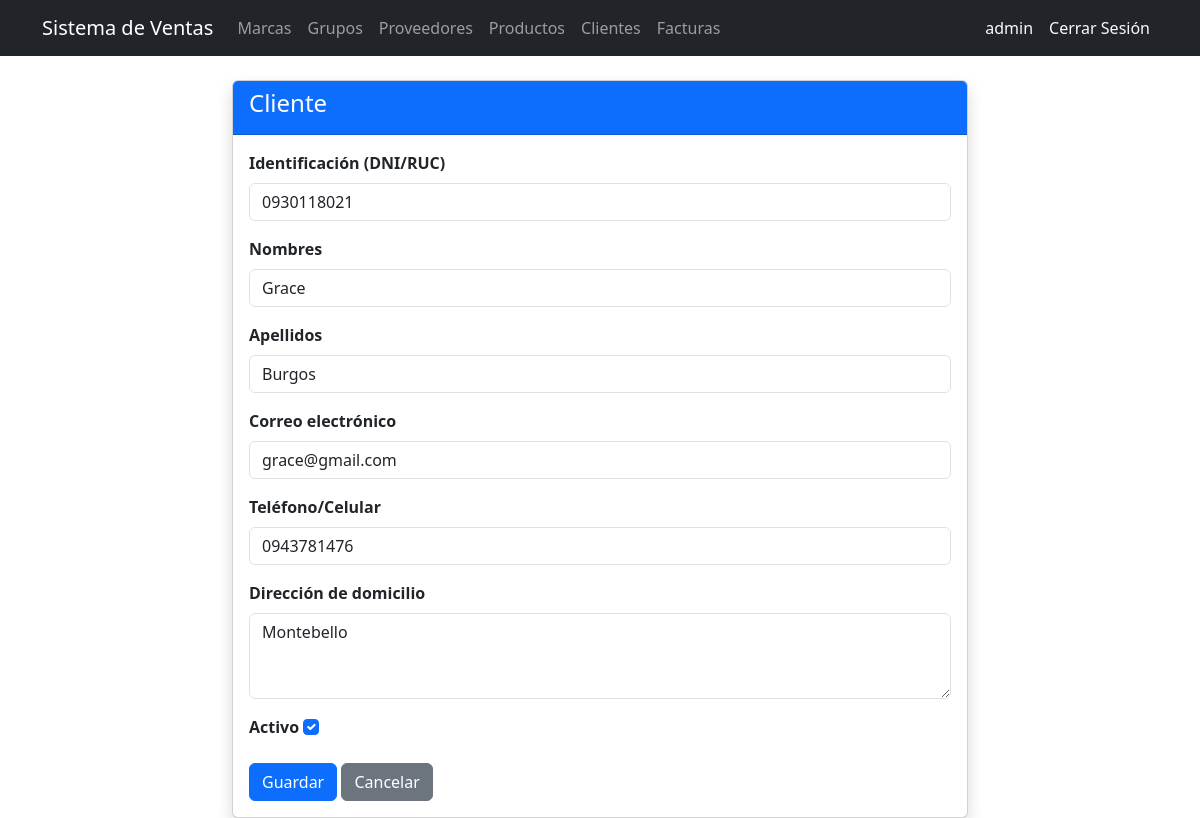
Screenshot of /customers/2/edit/ (signed in) with the database file from the repository.
### billing/models.py (models this page shows, shortened)
class Customer(models.Model):
    dni = models.CharField(max_length=13, unique=True, verbose_name='DNI/RUC', validators=[validate_cedula_ec])
    first_name = models.CharField(max_length=100)
    last_name = models.CharField(max_length=100)
    email = models.EmailField(blank=True, null=True)
    phone = models.CharField(max_length=20, blank=True, null=True)
    address = models.TextField(blank=True, null=True)
    is_active = models.BooleanField(default=True)
    created_at = models.DateTimeField(auto_now_add=True)
    updated_at = models.DateTimeField(auto_now=True)
    class Meta:
        ordering = ['last_name', 'first_name']

### billing/views.py (the view)
# urls.py: path('customers/<int:pk>/edit/', views.CustomerUpdateView.as_view(), name='customer_update'),
class CustomerUpdateView(LoginRequiredMixin, UpdateView):
    model = Customer; form_class = CustomerForm; template_name = 'billing/customer_form.html'; success_url = reverse_lazy('billing:customer_list')

### billing/templates/billing/customer_form.html (shortened to what this page needs)
{% extends 'billing/base.html' %}
{% block content %}
<div class="row justify-content-center">
  <div class="col-md-8">
    <div class="card shadow">
      <div class="card-header bg-primary text-white"><h4>Cliente</h4></div>
      <div class="card-body">
        <form method="post">
          {% for field in form %}
          <div class="mb-3">
            <label class="form-label fw-bold">{{ field.label }}</label>
            {{ field }}
          </div>
          {% endfor %}
          <button type="submit" class="btn btn-primary">Guardar</button>
          <a href="{% url 'billing:customer_list' %}" class="btn btn-secondary">Cancelar</a>
        </form>
      </div>
    </div>
  </div>
</div>
{% endblock %}

### billing/templates/billing/base.html (shortened to what this page needs)
<!DOCTYPE html>
<html lang="es">
<head>
  <link href="https://cdn.jsdelivr.net/npm/bootstrap@5.3.0/dist/css/bootstrap.min.css" rel="stylesheet">
</head>
<body>
  <nav class="navbar navbar-expand-lg navbar-dark bg-dark">
    <div class="container">
      <a class="navbar-brand" href="{% url 'billing:home' %}">Sistema de Ventas</a>
      <div class="collapse navbar-collapse" id="nav">
        <ul class="navbar-nav me-auto">
          {% if user.is_authenticated %}
          <li class="nav-item"><a class="nav-link" href="{% url 'billing:brand_list' %}">Marcas</a></li>
          <li class="nav-item"><a class="nav-link" href="{% url 'billing:productgroup_list' %}">Grupos</a></li>
          <li class="nav-item"><a class="nav-link" href="{% url 'billing:supplier_list' %}">Proveedores</a></li>
          <li class="nav-item"><a class="nav-link" href="{% url 'billing:product_list' %}">Productos</a></li>
          <li class="nav-item"><a class="nav-link" href="{% url 'billing:customer_list' %}">Clientes</a></li>
          <li class="nav-item"><a class="nav-link" href="{% url 'billing:invoice_list' %}">Facturas</a></li>
          {% endif %}
        </ul>
        <ul class="navbar-nav">
          {% if user.is_authenticated %}
          <li class="nav-item"><span class="nav-link text-light">{{ user.username }}</span></li>
          <li class="nav-item">
            <form method="post" action="{% url 'logout' %}" class="d-inline">
              <button type="submit" class="nav-link btn btn-link text-light" style="text-decoration:none;">
                Cerrar Sesión
              </button>
            </form>
          </li>
          {% else %}
          <li class="nav-item"><a class="nav-link" href="{% url 'login' %}">Iniciar Sesión</a></li>
          <li class="nav-item"><a class="nav-link" href="{% url 'billing:signup' %}">Registrarse</a></li>
          {% endif %}
        </ul>
      </div>
    </div>
  </nav>
  <div class="container mt-4">
    {% block content %}{% endblock %}
  </div>
</body>
</html>

### rows the page displays
Customer: form "0930118021" "Grace" "Burgos" "grace@gmail.com" "0943781476" "Montebello" "☑"

### other values shown
{{ user.username }} "admin"
{{ field.label }} "Identificación (DNI/RUC)" "Nombres" "Apellidos" "Correo electrónico" "Teléfono/Celular" "Dirección de domicilio" "Activo"
